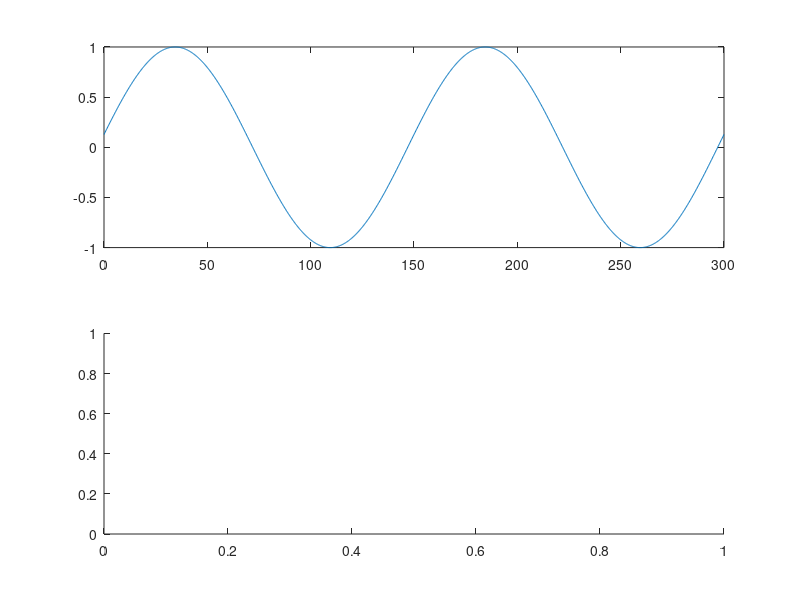

MATLAB code for this plot: (Note: this script raises an error after producing the figure.)
t=0:.2:30;
x=0:.2:300;

[tt,xx]=meshgrid(t,x);

k=2*pi/150;
g=9.8;
om=-sqrt(g*k);

eta=sin(k*xx - om*tt);

%mesh(t,x,eta)

for c=2:length(t)
    
    subplot(211)
    plot(x,eta(:,c))
    xlim([0 max(x)])
    subplot(212)
    ezpc(t(1:c),x,eta(:,1:c));axis xy
    xlim([0 max(t)])
    ylabel('x / m')
    xlabel('time / s')
    drawnow
    shg
end
